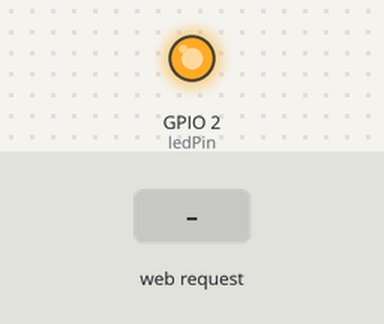
Bench run of a sketch on a simulated ESP8266 (NodeMCU). Parts: output pins drawn as LEDs (lit = HIGH). The test bench sets the inputs (shaded band). WiFi joins after 1.5 s; servers stay silent unless stated; what the sketch prints to the serial monitor is not drawn.

Above: at 2.7 s.
2.8 s: HTTP request GET /TOGGLE received
At 3.5 s:
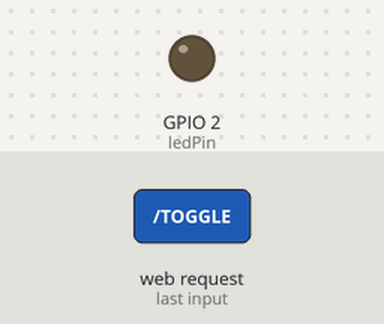
Timing chart, 0 to 5.8 s (numbered marks = the images above; inputs shaded):
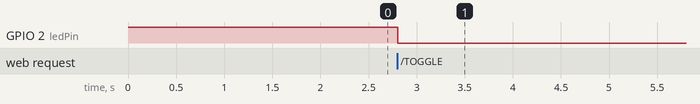

Measured:
- after the input at 2.8 s, GPIO 2 (ledPin): HIGH → LOW at once

The sketch:

LED1BUTTON.ino
```cpp
#include <ESP8266WiFi.h>

// Replace with your network credentials
const char* ssid = "Redmi 9";
const char* password = "12345678";

WiFiServer server(80);

const int ledPin = LED_BUILTIN;  // D4 on NodeMCU
bool ledState = false; // false = OFF, true = ON

void setup() {
  Serial.begin(115200);
  pinMode(ledPin, OUTPUT);
  digitalWrite(ledPin, HIGH); // OFF for built-in LED (inverted logic)

  WiFi.begin(ssid, password);
  Serial.println("Connecting to WiFi");
  while (WiFi.status() != WL_CONNECTED) {
    delay(500);
    Serial.print(".");
  }

  Serial.println("\nWiFi connected. IP address: ");
  Serial.println(WiFi.localIP());
  server.begin();
}

void loop() {
  WiFiClient client = server.available();
  if (client) {
    Serial.println("New Client Connected.");
    String currentLine = "";

    while (client.connected()) {
      if (client.available()) {
        char c = client.read();
        currentLine += c;

        if (c == '\n') {
          // Toggle LED if "GET /TOGGLE" is requested
          if (currentLine.indexOf("GET /TOGGLE") >= 0) {
            ledState = !ledState;
            digitalWrite(ledPin, ledState ? LOW : HIGH); // LOW = ON for built-in LED
          }

          // Send HTML page
          client.println("HTTP/1.1 200 OK");
          client.println("Content-Type: text/html");
          client.println("Connection: close");
          client.println();
          client.println("<!DOCTYPE html><html>");
          client.println("<head><meta charset='UTF-8'><title>LED Toggle</title></head>");
          client.println("<body style='text-align:center;'>");
          client.println("<h1>NodeMCU LED Toggle</h1>");
          client.println("<p>Status: <strong>" + String(ledState ? "ON" : "OFF") + "</strong></p>");
          client.println("<a href='/TOGGLE'><button style='padding:10px 20px;'>Toggle LED</button></a>");
          client.println("</body></html>");
          break;
        }
      }
    }

    delay(1);
    client.stop();
    Serial.println("Client Disconnected.");
  }
}
```
